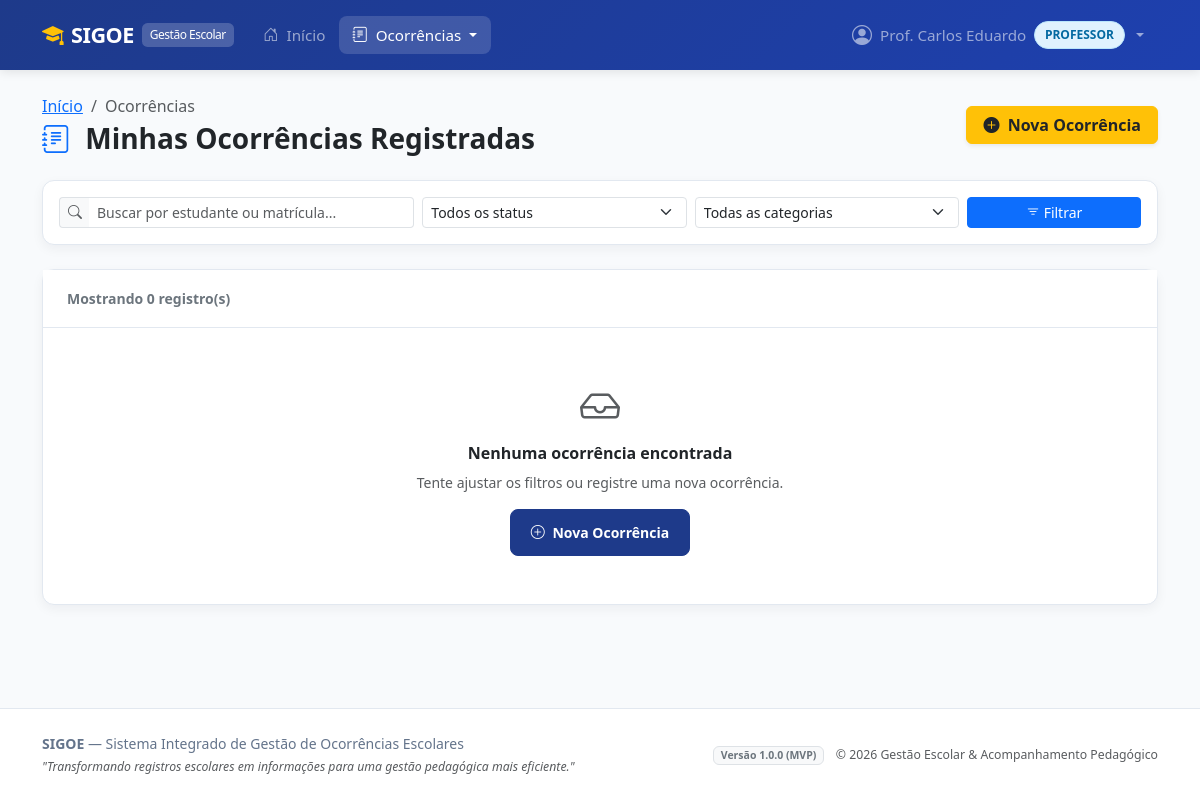
The app's page /ocorrencias/minhas/ (signed in), older data.
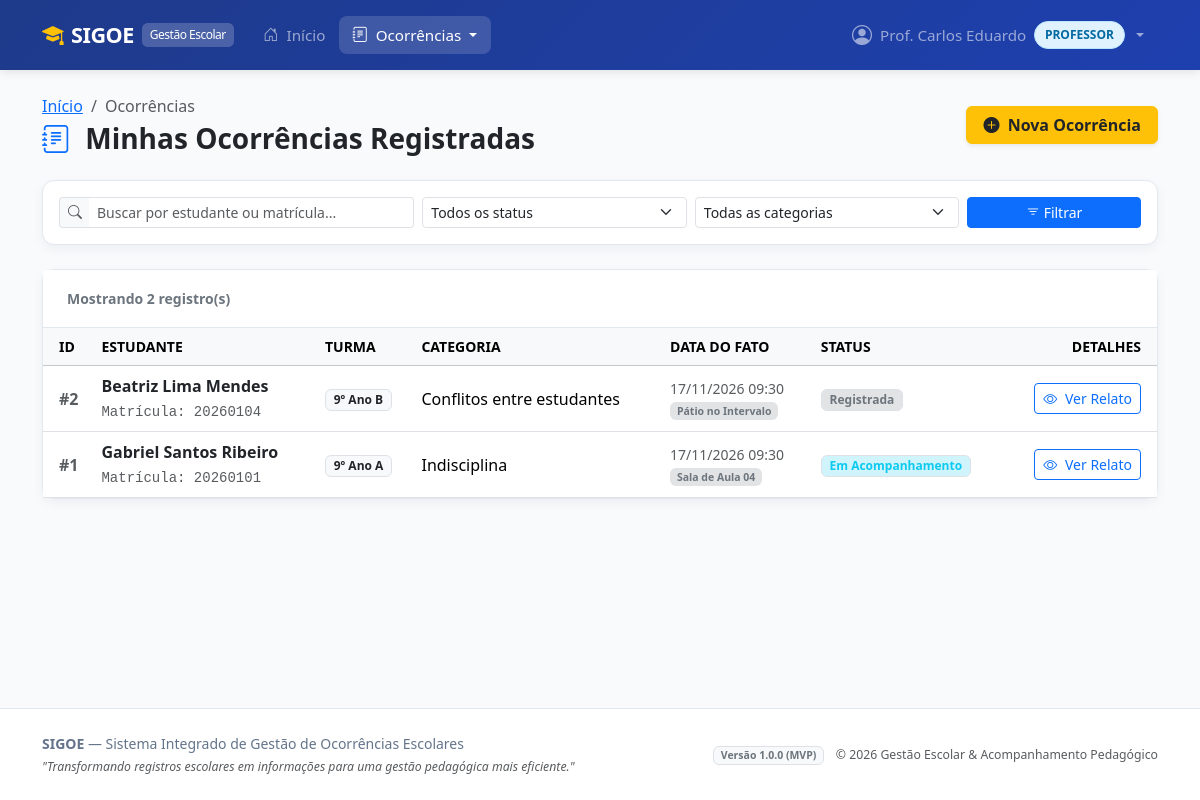
The same page, newer data.
### registros/models.py (models this page shows, shortened)
class Ocorrencia(models.Model):
    matricula_turma = models.ForeignKey(
        'turmas.MatriculaTurma',
        on_delete=models.PROTECT,
        related_name='ocorrencias',
        verbose_name='Estudante (Matrícula/Turma)'
    )
    professor = models.ForeignKey(
        settings.AUTH_USER_MODEL,
        on_delete=models.PROTECT,
        related_name='ocorrencias_registradas',
        verbose_name='Professor Relator'
    )
    categoria = models.ForeignKey(
        CategoriaOcorrencia,
        on_delete=models.PROTECT,
        related_name='ocorrencias',
        verbose_name='Categoria'
    )
    data_ocorrencia = models.DateTimeField(
        'Data e Horário do Fato',
        default=timezone.now
    )
    data_registro = models.DateTimeField(
        'Data de Registro no Sistema',
        auto_now_add=True
    )
    local = models.CharField(
        'Local do Fato',
        max_length=150,
        help_text='Exemplo: Sala 12, Pátio, Refeitório, Quadra poliesportiva.'
    )
    descricao = models.TextField(
        'Descrição Detalhada do Fato',
        help_text='Relato fático, objetivo e descritivo, sem juízos de valor.'
    )
    providencias_iniciais = models.TextField(
        'Providências Iniciais Adotadas',
        blank=True,
        help_text='Ações imediatas adotadas pelo professor no momento do evento.'
    )
    status = models.CharField(
        'Status do Ciclo de Vida',
        max_length=25,
        choices=StatusOcorrencia.choices,
        default=StatusOcorrencia.REGISTRADA
    )
    data_atualizacao = models.DateTimeField(
        'Última Atualização',
        auto_now=True
    )
    class Meta:
        verbose_name = 'Ocorrência'
        verbose_name_plural = 'Ocorrências'
        ordering = ['-data_ocorrencia', '-data_registro']
    @property
    def aluno(self):
        return self.matricula_turma.aluno
    @property
    def turma(self):
        return self.matricula_turma.turma

class CategoriaOcorrencia(models.Model):
    nome = models.CharField(
        'Nome da Categoria',
        max_length=100,
        unique=True
    )
    descricao = models.TextField(
        'Descrição',
        blank=True
    )
    ativo = models.BooleanField(
        'Ativo',
        default=True,
        help_text='Indica se a categoria está disponível para seleção.'
    )
    data_criacao = models.DateTimeField(
        'Data de Criação',
        auto_now_add=True
    )
    class Meta:
        verbose_name = 'Categoria de Ocorrência'
        verbose_name_plural = 'Categorias de Ocorrências'
        ordering = ['nome']

### turmas/models.py (models this page shows, shortened)
class MatriculaTurma(models.Model):
    aluno = models.ForeignKey(
        'alunos.Aluno',
        on_delete=models.CASCADE,
        related_name='matriculas',
        verbose_name='Aluno'
    )
    turma = models.ForeignKey(
        'turmas.Turma',
        on_delete=models.CASCADE,
        related_name='matriculas',
        verbose_name='Turma'
    )
    data_entrada = models.DateField(
        'Data de Entrada',
        default=timezone.localdate
    )
    data_saida = models.DateField(
        'Data de Saída',
        null=True,
        blank=True,
        help_text='Preenchido em caso de transferência, cancelamento ou conclusão.'
    )
    situacao = models.CharField(
        'Situação',
        max_length=20,
        choices=SituacaoMatricula.choices,
        default=SituacaoMatricula.ATIVA
    )
    class Meta:
        verbose_name = 'Matrícula em Turma'
        verbose_name_plural = 'Matrículas em Turmas'
        ordering = ['-data_entrada', 'aluno__nome']
        unique_together = ('aluno', 'turma', 'situacao')

class Turma(models.Model):
    nome = models.CharField(
        'Nome da Turma',
        max_length=100,
        help_text='Exemplo: 9º Ano A, 3º Ano Informática'
    )
    serie = models.CharField(
        'Série / Etapa',
        max_length=50,
        help_text='Exemplo: 9º Ano Ensino Fundamental, 3º Médio'
    )
    turno = models.CharField(
        'Turno',
        max_length=20,
        choices=TurnoTurma.choices,
        default=TurnoTurma.MATUTINO
    )
    ano_letivo = models.PositiveIntegerField(
        'Ano Letivo',
        help_text='Exemplo: 2026'
    )
    ativa = models.BooleanField(
        'Ativa',
        default=True,
        help_text='Indica se a turma está em andamento.'
    )
    data_criacao = models.DateTimeField(
        'Data de Cadastro',
        auto_now_add=True
    )
    class Meta:
        verbose_name = 'Turma'
        verbose_name_plural = 'Turmas'
        ordering = ['-ano_letivo', 'nome']
        unique_together = ('nome', 'ano_letivo')

### alunos/models.py (models this page shows, shortened)
class Aluno(models.Model):
    nome = models.CharField(
        'Nome Completo',
        max_length=150
    )
    matricula = models.CharField(
        'Matrícula',
        max_length=50,
        unique=True,
        help_text='Código identificador único do estudante na instituição escolar.'
    )
    data_nascimento = models.DateField(
        'Data de Nascimento',
        help_text='Utilizada para acompanhamento pedagógico e proteção de menores (LGPD).'
    )
    ativo = models.BooleanField(
        'Ativo',
        default=True,
        help_text='Indica se o aluno possui vínculo ativo com a instituição.'
    )
    data_criacao = models.DateTimeField(
        'Data de Cadastro',
        auto_now_add=True
    )
    data_atualizacao = models.DateTimeField(
        'Última Atualização',
        auto_now=True
    )
    class Meta:
        verbose_name = 'Aluno'
        verbose_name_plural = 'Alunos'
        ordering = ['nome']

### registros/views.py (the view)
# urls.py: path('minhas/', views.minhas_ocorrencias_view, name='minhas_ocorrencias'),
@login_required
@professor_required
def minhas_ocorrencias_view(request):
    user = request.user
    if user.is_admin:
        ocorrencias = Ocorrencia.objects.all()
    else:
        ocorrencias = Ocorrencia.objects.filter(professor=user)
    status_filtro = request.GET.get('status')
    categoria_filtro = request.GET.get('categoria')
    busca = request.GET.get('busca', '').strip()
    if status_filtro:
        ocorrencias = ocorrencias.filter(status=status_filtro)
    if categoria_filtro:
        ocorrencias = ocorrencias.filter(categoria_id=categoria_filtro)
    if busca:
        ocorrencias = ocorrencias.filter(
            matricula_turma__aluno__nome__icontains=busca
        ) | ocorrencias.filter(
            matricula_turma__aluno__matricula__icontains=busca
        )
    ocorrencias = ocorrencias.select_related(
        'matricula_turma__aluno',
        'matricula_turma__turma',
        'categoria',
        'professor'
    ).order_by('-data_ocorrencia')
    categorias = CategoriaOcorrencia.objects.filter(ativo=True)
    status_choices = StatusOcorrencia.choices
    return render(request, 'registros/minhas_ocorrencias.html', {
        'ocorrencias': ocorrencias,
        'categorias': categorias,
        'status_choices': status_choices,
        'status_selecionado': status_filtro,
        'categoria_selecionada': categoria_filtro,
        'busca': busca,
    })

### usuarios/models.py (called while the page is built)
    @property
    def is_admin(self):
        return self.perfil == PerfilUsuario.ADMIN or self.is_superuser

    @property
    def is_professor(self):
        return self.perfil == PerfilUsuario.PROFESSOR

    @property
    def is_coordenacao(self):
        return self.perfil == PerfilUsuario.COORDENACAO

### templates/registros/minhas_ocorrencias.html (shortened to what the changed rows need)
{% extends 'base.html' %}
{% load static %}
{% block content %}
<div class="container container-xl py-4">
    <div class="sigoe-card">
        <div class="card-header bg-white d-flex justify-content-between align-items-center">
            <span class="fw-semibold text-secondary small">
                Mostrando <strong>{{ ocorrencias.count }}</strong> registro(s)
            </span>
        </div>
        <div class="card-body p-0">
            {% if ocorrencias %}
                <div class="table-responsive">
                    <table class="table table-hover align-middle mb-0">
                        <thead class="table-light text-secondary small text-uppercase">
                            <tr>
                                <th class="ps-3">ID</th>
                                <th>Estudante</th>
                                <th>Turma</th>
                                <th>Categoria</th>
                                <th>Data do Fato</th>
                                <th>Status</th>
                                <th class="text-end pe-3">Detalhes</th>
                            </tr>
                        </thead>
                        <tbody>
                            {% for oc in ocorrencias %}
                            <tr>
                                <td class="ps-3 fw-bold text-muted">#{{ oc.id }}</td>
                                <td>
                                    <div class="fw-semibold text-dark">{{ oc.aluno.nome }}</div>
                                    <span class="small text-muted font-monospace">Matrícula: {{ oc.aluno.matricula }}</span>
                                </td>
                                <td>
                                    <span class="badge bg-light text-dark border">{{ oc.turma.nome }}</span>
                                </td>
                                <td>{{ oc.categoria.nome }}</td>
                                <td class="small text-muted">
                                    {{ oc.data_ocorrencia|date:"d/m/Y H:i" }}<br>
                                    <span class="badge bg-secondary-subtle text-secondary small">{{ oc.local }}</span>
                                </td>
                                <td>
                                    {% if oc.status == 'REGISTRADA' %}
                                        <span class="badge bg-secondary-subtle text-secondary border">Registrada</span>
                                    {% elif oc.status == 'EM_ANALISE' %}
                                        <span class="badge bg-warning-subtle text-warning border">Em Análise</span>
                                    {% elif oc.status == 'EM_ACOMPANHAMENTO' %}
                                        <span class="badge bg-info-subtle text-info border">Em Acompanhamento</span>
                                    {% elif oc.status == 'ENCAMINHADA' %}
                                        <span class="badge bg-primary-subtle text-primary border">Encaminhada</span>
                                    {% elif oc.status == 'CONCLUIDA' %}
                                        <span class="badge bg-success-subtle text-success border">Concluída</span>
                                    {% endif %}
                                </td>
                                <td class="text-end pe-3">
                                    <button class="btn btn-outline-primary btn-sm" type="button" data-bs-toggle="collapse" data-bs-target="#detalhes-{{ oc.id }}" aria-expanded="false" aria-controls="detalhes-{{ oc.id }}" title="Ver relato">
                                        <i class="bi bi-eye me-1"></i> Ver Relato
                                    </button>
                                </td>
                            </tr>
                            {% endfor %}
                        </tbody>
                    </table>
                </div>
            {% else %}
                <div class="text-center py-5">
                    <i class="bi bi-inbox fs-1 text-muted"></i>
                    <h6 class="fw-semibold text-dark mt-2">Nenhuma ocorrência encontrada</h6>
                    <p class="text-muted small">Tente ajustar os filtros ou registre uma nova ocorrência.</p>
                    <a href="{% url 'registros:nova_ocorrencia' %}" class="btn btn-sm btn-sigoe-primary">
                        <i class="bi bi-plus-circle me-1"></i> Nova Ocorrência
                    </a>
                </div>
            {% endif %}
        </div>
    </div>
</div>
{% endblock %}

Row changes from the older to the newer data that the page shows:
added Ocorrencia: id "2", aluno.nome "Beatriz Lima Mendes", aluno.matricula "20260104", turma.nome "9º Ano B", categoria.nome "Conflitos entre estudantes", data_ocorrencia "17/11/2026 09:30", local "Pátio no Intervalo", status "Registrada"
added Ocorrencia: id "1", aluno.nome "Gabriel Santos Ribeiro", aluno.matricula "20260101", turma.nome "9º Ano A", categoria.nome "Indisciplina", data_ocorrencia "17/11/2026 09:30", local "Sala de Aula 04", shows "Em Acompanhamento"
Text that changed along with them:
{{ ocorrencias.count }}: "0" → "2"
text no longer shown: "Nenhuma ocorrência encontrada Tente ajustar os filtros ou registre uma nova ocorrência. Nova Ocorrência"
text now shown: "ID ESTUDANTE TURMA CATEGORIA DATA DO FATO STATUS DETALHES"
